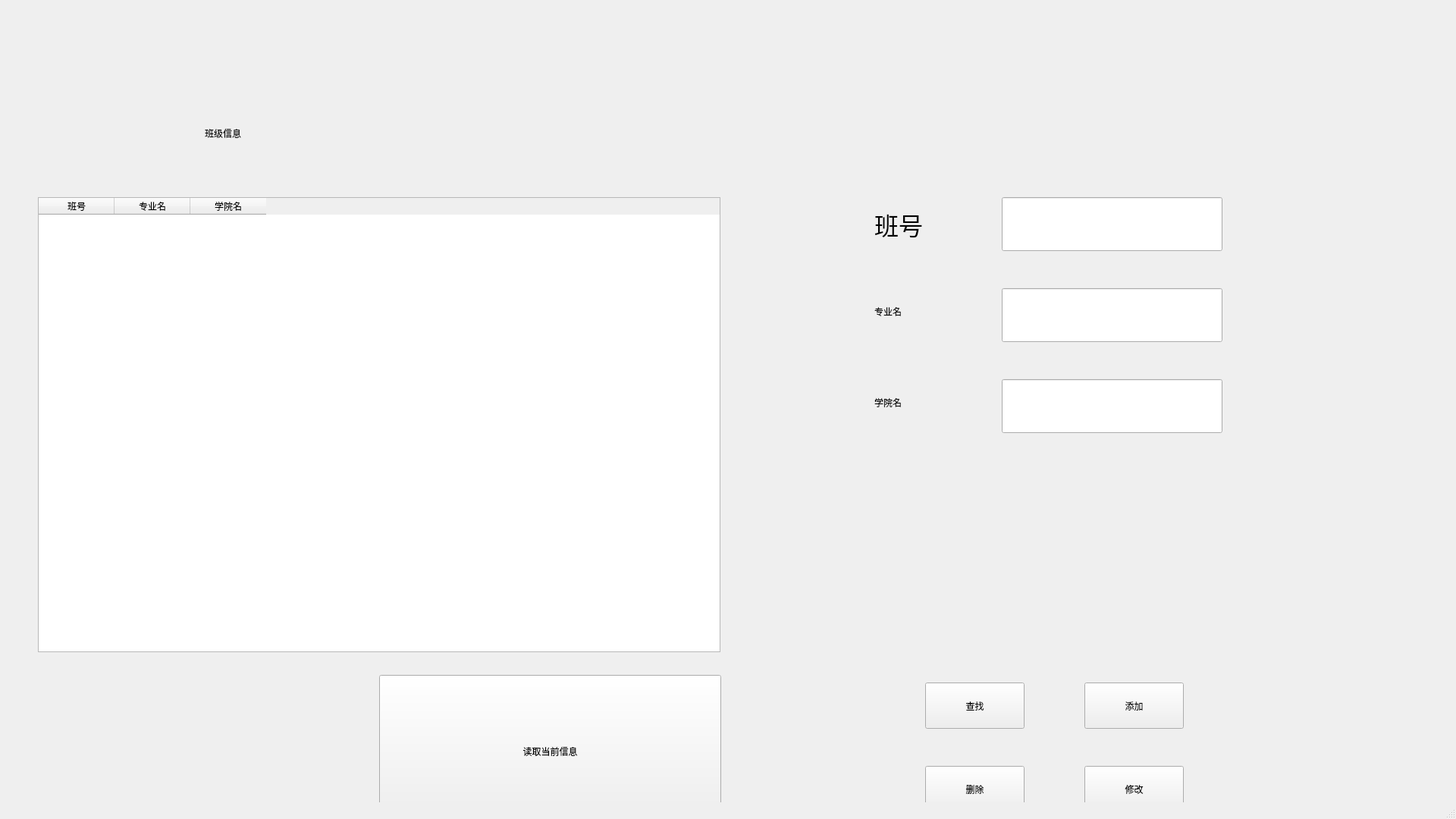
<?xml version="1.0" encoding="UTF-8"?>
<ui version="4.0">
 <class>MainWindow</class>
 <widget class="QMainWindow" name="MainWindow">
  <property name="geometry">
   <rect>
    <x>0</x>
    <y>0</y>
    <width>1920</width>
    <height>1080</height>
   </rect>
  </property>
  <property name="windowTitle">
   <string>MainWindow</string>
  </property>
  <widget class="QWidget" name="centralwidget">
   <widget class="QPushButton" name="pushButton_2">
    <property name="geometry">
     <rect>
      <x>1220</x>
      <y>900</y>
      <width>131</width>
      <height>61</height>
     </rect>
    </property>
    <property name="styleSheet">
     <string notr="true">font: 14pt &quot;Adobe Devanagari&quot;;</string>
    </property>
    <property name="text">
     <string>查找</string>
    </property>
   </widget>
   <widget class="QLineEdit" name="lineEdit">
    <property name="geometry">
     <rect>
      <x>1321</x>
      <y>260</y>
      <width>291</width>
      <height>71</height>
     </rect>
    </property>
   </widget>
   <widget class="QLabel" name="label_4">
    <property name="geometry">
     <rect>
      <x>1153</x>
      <y>500</y>
      <width>161</width>
      <height>61</height>
     </rect>
    </property>
    <property name="styleSheet">
     <string notr="true">font: 24pt &quot;Adobe Devanagari&quot;;</string>
    </property>
    <property name="text">
     <string>学院名</string>
    </property>
   </widget>
   <widget class="QLabel" name="label_2">
    <property name="geometry">
     <rect>
      <x>1153</x>
      <y>260</y>
      <width>151</width>
      <height>71</height>
     </rect>
    </property>
    <property name="font">
     <font>
      <family>Adobe Devanagari</family>
      <pointsize>24</pointsize>
      <weight>50</weight>
      <italic>false</italic>
      <bold>false</bold>
     </font>
    </property>
    <property name="styleSheet">
     <string notr="true">font: 24pt &quot;Adobe Devanagari&quot;;</string>
    </property>
    <property name="text">
     <string>班号</string>
    </property>
   </widget>
   <widget class="QLineEdit" name="lineEdit_2">
    <property name="geometry">
     <rect>
      <x>1321</x>
      <y>380</y>
      <width>291</width>
      <height>71</height>
     </rect>
    </property>
   </widget>
   <widget class="QPushButton" name="pushButton">
    <property name="geometry">
     <rect>
      <x>500</x>
      <y>890</y>
      <width>451</width>
      <height>201</height>
     </rect>
    </property>
    <property name="styleSheet">
     <string notr="true">font: 28pt &quot;Adobe Devanagari&quot;;</string>
    </property>
    <property name="text">
     <string>读取当前信息</string>
    </property>
   </widget>
   <widget class="QLineEdit" name="lineEdit_3">
    <property name="geometry">
     <rect>
      <x>1321</x>
      <y>500</y>
      <width>291</width>
      <height>71</height>
     </rect>
    </property>
   </widget>
   <widget class="QTableWidget" name="tableWidget">
    <property name="geometry">
     <rect>
      <x>50</x>
      <y>260</y>
      <width>900</width>
      <height>600</height>
     </rect>
    </property>
    <column>
     <property name="text">
      <string>班号</string>
     </property>
    </column>
    <column>
     <property name="text">
      <string>专业名</string>
     </property>
    </column>
    <column>
     <property name="text">
      <string>学院名</string>
     </property>
    </column>
   </widget>
   <widget class="QLabel" name="label">
    <property name="geometry">
     <rect>
      <x>270</x>
      <y>90</y>
      <width>631</width>
      <height>171</height>
     </rect>
    </property>
    <property name="styleSheet">
     <string notr="true">font: 48pt &quot;Adobe Devanagari&quot;;</string>
    </property>
    <property name="text">
     <string>班级信息</string>
    </property>
   </widget>
   <widget class="QPushButton" name="pushButton_3">
    <property name="geometry">
     <rect>
      <x>1430</x>
      <y>900</y>
      <width>131</width>
      <height>61</height>
     </rect>
    </property>
    <property name="styleSheet">
     <string notr="true">font: 14pt &quot;Adobe Devanagari&quot;;</string>
    </property>
    <property name="text">
     <string>添加</string>
    </property>
   </widget>
   <widget class="QPushButton" name="pushButton_5">
    <property name="geometry">
     <rect>
      <x>1430</x>
      <y>1010</y>
      <width>131</width>
      <height>61</height>
     </rect>
    </property>
    <property name="styleSheet">
     <string notr="true">font: 14pt &quot;Adobe Devanagari&quot;;</string>
    </property>
    <property name="text">
     <string>修改</string>
    </property>
   </widget>
   <widget class="QPushButton" name="pushButton_4">
    <property name="geometry">
     <rect>
      <x>1220</x>
      <y>1010</y>
      <width>131</width>
      <height>61</height>
     </rect>
    </property>
    <property name="styleSheet">
     <string notr="true">font: 14pt &quot;Adobe Devanagari&quot;;</string>
    </property>
    <property name="text">
     <string>删除</string>
    </property>
   </widget>
   <widget class="QLabel" name="label_3">
    <property name="geometry">
     <rect>
      <x>1153</x>
      <y>380</y>
      <width>161</width>
      <height>61</height>
     </rect>
    </property>
    <property name="styleSheet">
     <string notr="true">font: 24pt &quot;Adobe Devanagari&quot;;</string>
    </property>
    <property name="text">
     <string>专业名</string>
    </property>
   </widget>
  </widget>
  <widget class="QStatusBar" name="statusbar"/>
 </widget>
 <resources/>
 <connections/>
</ui>
